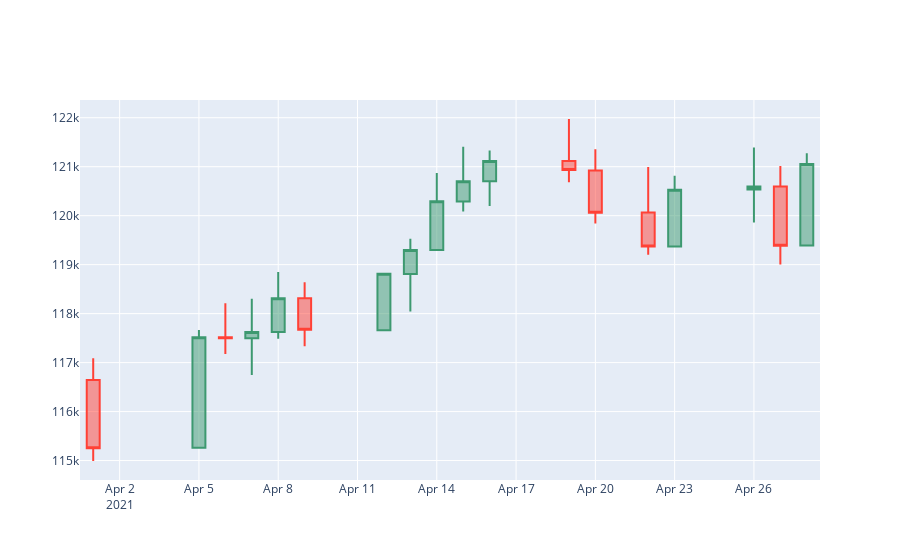

Notebook source saved alongside this figure:
### Code cell
fig = go.Figure(data=[go.Candlestick(x=DataSet['Date'],
                open=DataSet['Open'], high=DataSet['High'],
                low=DataSet['Low'], close=DataSet['Close'])
                     ])

fig.update_layout(xaxis_rangeslider_visible=False)  
fig.show()
